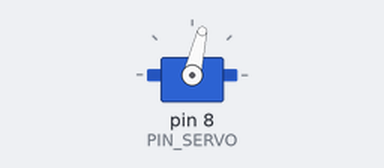
A sketch run on a simulated Arduino Uno, built with avr-gcc and run on an emulated ATmega328P. Parts: servo.

Above: at 0.05 s.
At 5.0 s:
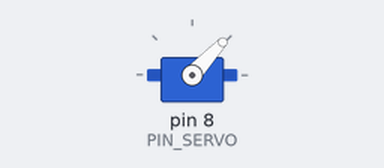
At 10.0 s:
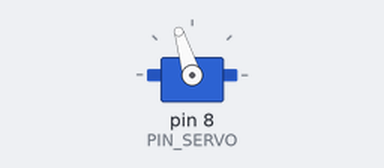
Timing chart, 0 to 13.0 s (numbered marks = the images above):
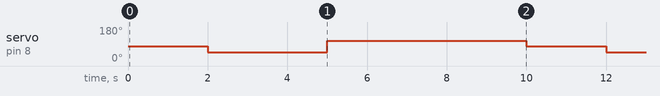

Measured:
- by itself, servo on pin 8 (PIN_SERVO): repeats every 10.0 s: 107° 5.0 s, 77° 2.0 s, 47° 3.0 s

The sketch:

1-2_-_Validation_Servomoteur.ino
```cpp
// Programme de test pour le servomoteur

#include <Servo.h>

const int PIN_SERVO = 8;
Servo myservo;

const byte GAUCHE = 47;
const byte DROIT = 77;
const byte DROITE = 107;


void setup() {
  myservo.attach(PIN_SERVO);
}


void loop() {
  myservo.write(77);
  delay(2000);
  myservo.write(47);
  delay(3000);
  myservo.write(107);
  delay(5000);
}
```
